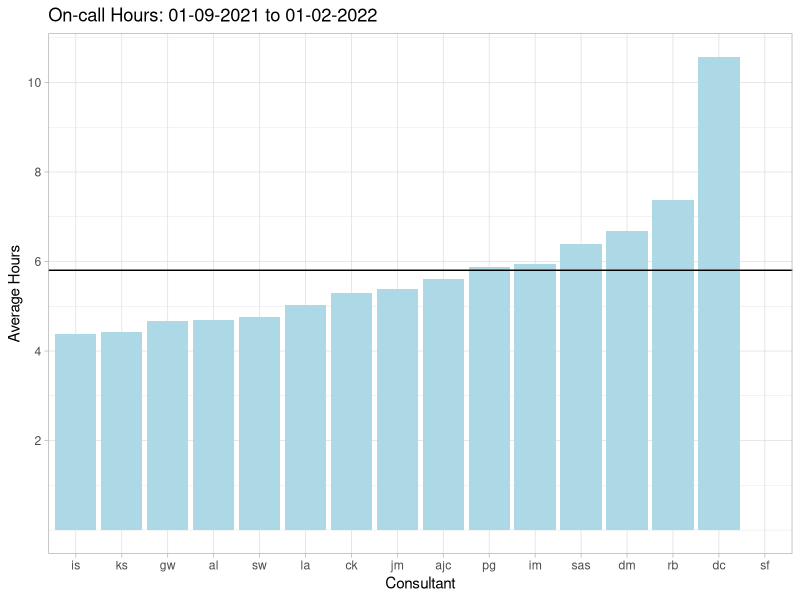
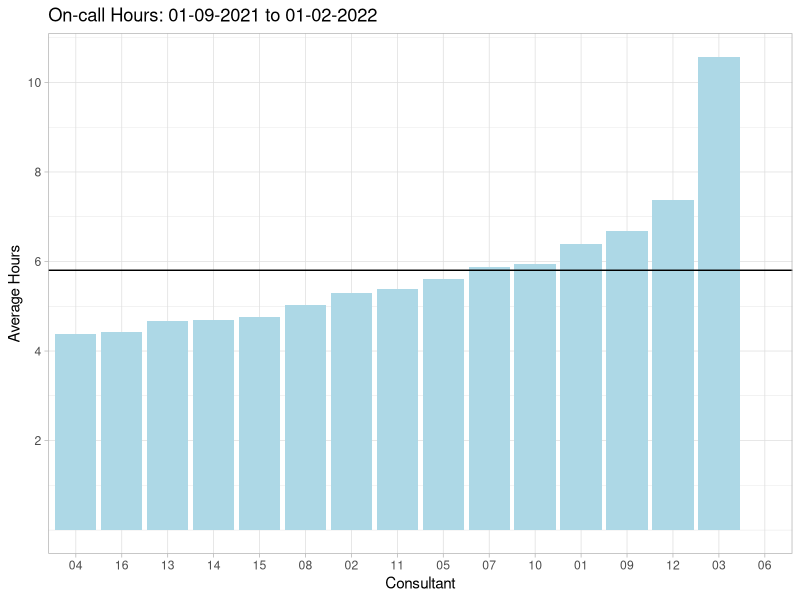

Source code (R) for these figures, in order:
## ---- chunk 1
knitr::opts_chunk$set(
	echo = FALSE,
	message = FALSE,
	warning = FALSE
)
## ---- chunk 2

library(tidyverse)
library(here)
library(lubridate)
library(scales)
library(knitr)

## ---- chunk 3

# note the squiffy null value

df <- read_csv(here("data_raw/sept21_feb22.csv"), na=c("\\0"))
# glimpse(df)

## ---- chunk 4
# summary(df)


df_trimmed <- df %>% 
  mutate(
    night1 = as_factor(night),
  ) %>% 
  select(rotadate, night1, time_night) %>% 
  mutate(n1 = fct_anon(night1))


# Group by consultant then count the total number of nights, the proportion filled in, and the average time of those completed

df_grp <-  df_trimmed %>% group_by(night1, n1) %>% 
  summarise(night_count = n(),
            response_rate = sum(!is.na(time_night)) / n(),
            avg_time = mean(time_night, na.rm = TRUE)
            ) %>% 
  mutate(hrs = as.integer(avg_time) / (60*60)) %>% 
  arrange(desc(hrs))


## ---- chunk 5

startdate <- format(min(df_trimmed$rotadate), format = '%d-%m-%Y')
enddate <- format(max(df_trimmed$rotadate), format = '%d-%m-%Y')




## ---- chunk 6

# Plot on the data on one chart with different geoms
#   - Bar chart for the values for each user
#   - Horizontal line for the mean
#   - Scatter for the percentage return rate of each consultant


p_labelled <- df_grp %>% ggplot(aes(x=reorder(night1, hrs))) +
  geom_bar(aes(y=hrs), stat="identity", fill="light blue") +
  geom_hline(yintercept = mean(df_grp$hrs, na.rm = TRUE)) +
  theme_light() +
  scale_y_continuous(breaks = c(2,4,6,8,10,12)) +
  ylab("Average Hours") +
  xlab("Consultant") +
  ggtitle(str_c("On-call Hours: ", startdate, " to ", enddate))
  

p_labelled



# New anonymous but using the consultant number
p_anon <- df_grp %>% ggplot(aes(x=reorder(n1, hrs))) +
  geom_bar(aes(y=hrs), stat="identity", fill="light blue") +
  geom_hline(yintercept = mean(df_grp$hrs, na.rm = TRUE)) +
  theme_light() +
  scale_y_continuous(breaks = c(2,4,6,8,10,12)) +
  ylab("Average Hours") +
  xlab("Consultant") +
  ggtitle(str_c("On-call Hours: ", startdate, " to ", enddate))
  

# p_anon


# Export the chart
ggsave("on-call_hours.jpg", path = here("images/"), plot = p_anon)

## ---- chunk 7

# If we wanted to include points with the percentage completion we could do the following
# Needs sec-axis() and it's not immediately clear which axis relates to which chart

# The points are being generated using geom_point()


# p_combined <- df_grp %>% ggplot(aes(x=reorder(night1, hrs))) +
#   geom_bar(aes(y=hrs), stat="identity", fill="light blue") +
#   geom_hline(yintercept = mean(df_grp$hrs, na.rm = TRUE)) +
#   geom_point(aes(y=response_rate*10), color="dark blue", size = 4) +
#   theme_light() +
#   scale_y_continuous(
#     breaks = c(2,4,6,8,10,12),
#     
#     # Second Axis
#     sec.axis = sec_axis(~.* 0.1,
#                         name = "Response Rate",
#                         labels = scales::percent,
#                         breaks = c(0.2, 0.4, 0.6, 0.8, 1))
#     
#     ) +
#   ylab("Average Hours") +
#   xlab("Consultant") +
#   ggtitle("On-call Hours - September 21 - February 22")
#   
# p_combined

## ---- chunk 8

df_nice <- df_grp %>%
  mutate(Completion = response_rate * 100,
         Hours = round(hrs, 1),) %>%
  rename(Consultant = night1,
         Nights = night_count,
         Consultant_No = n1) %>%
  select(-response_rate, -avg_time, -hrs)

kable(df_nice)

